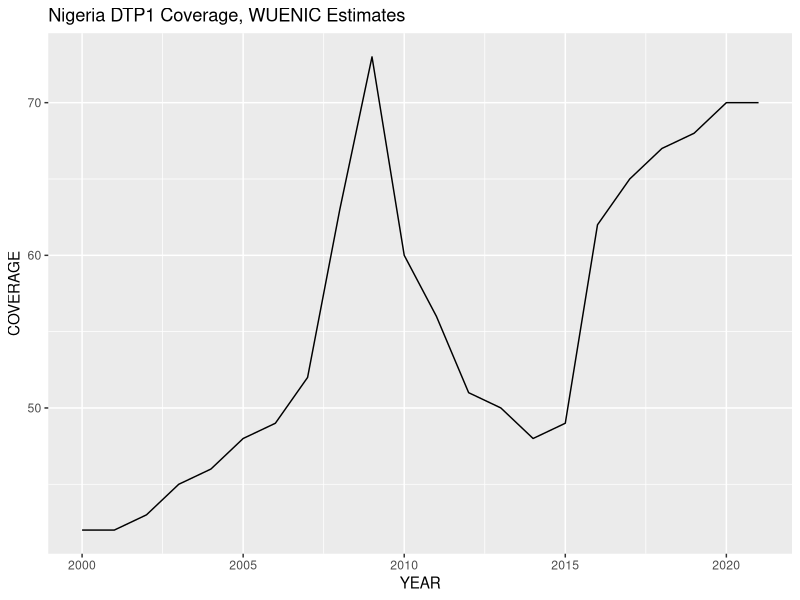

Reproduce this figure in R.
## ---- chunk 1
library(readxl)
dtp <- read_excel("../data/DTP_Coverage_WHO.xlsx", sheet="Data")
head(dtp, n=5)
## ---- chunk 2
library(tidyverse)
## ---- chunk 3
dtp1.nig.df <- dtp %>%
  filter(NAME=="Nigeria" & ANTIGEN=="DTPCV1" & COVERAGE_CATEGORY=="WUENIC")
nrow(dtp1.nig.df)
## ---- chunk 4
dtp1.nig.df <- dtp1.nig.df %>%
  select(NAME, YEAR, ANTIGEN, COVERAGE_CATEGORY, COVERAGE)
ncol(dtp1.nig.df)
## ---- chunk 5
mean(dtp1.nig.df$COVERAGE)
dtp1.nig.df %>% select(COVERAGE) %>% summary()
dtp1.nig.df %>% summarise(mean(COVERAGE))
## ---- chunk 6
ggplot(data = dtp1.nig.df) + geom_line(aes(x=YEAR, y=COVERAGE)) + 
  labs(title = "Nigeria DTP1 Coverage, WUENIC Estimates")
